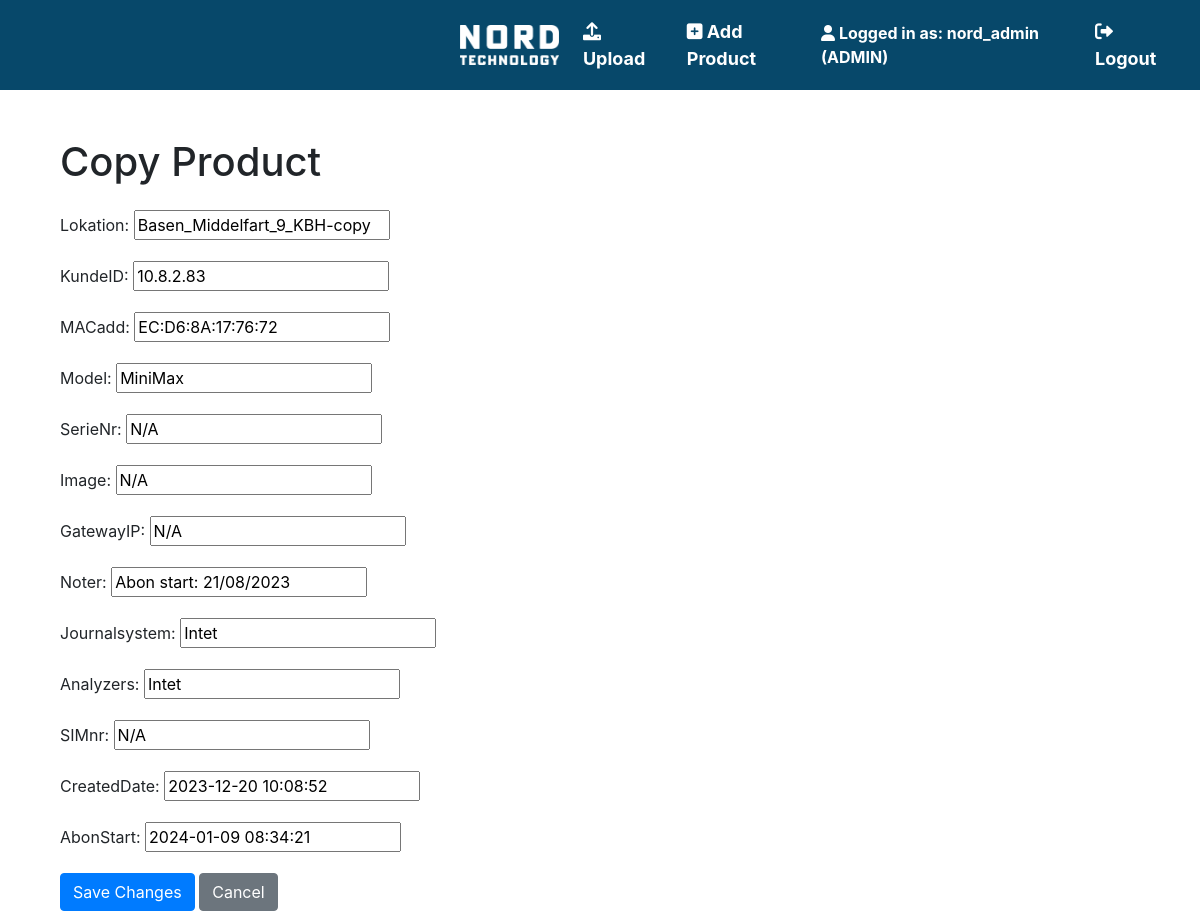
Screenshot of /copy/4/21/ (signed in) with the database file from the repository.
### uploader/models.py (models this page shows, shortened)
class CustomUser(AbstractUser):
    USER_TYPE_CHOICES = (
        ('ADMIN', 'Admin'),
        ('USER', 'User'),
    )
    user_type = models.CharField(choices=USER_TYPE_CHOICES, max_length=10)

class Product(models.Model):
    Lokation = models.CharField(max_length=255, null=True, blank=True)
    KundeID = models.CharField(max_length=255, null=True, blank=True)
    MACadd = models.CharField(max_length=255, null=True, blank=True)
    Model = models.CharField(max_length=255, null=True, blank=True)
    SerieNr = models.CharField(max_length=255, null=True, blank=True)
    GatewayIP = models.CharField(max_length=255, null=True, blank=True)
    Noter = models.CharField(max_length=255, null=True, blank=True)
    Journalsystem = models.CharField(max_length=255, null=True, blank=True)
    Analyzers = models.CharField(max_length=255, null=True, blank=True)
    SIMnr = models.CharField(max_length=255, null=True, blank=True)
    Image = models.CharField(max_length=255, null=True, blank=True)
    company = models.ForeignKey(Company, on_delete=models.CASCADE, db_constraint=True, null=True, blank=True)
    CreatedDate = models.DateTimeField(default=timezone.now, null=True, blank=True)
    AbonStart = models.DateTimeField (default=timezone.now, null=True, blank=True)

### uploader/views.py (the view)
# urls.py: path('copy/<int:company_id>/<int:product_id>/', views.copy_and_edit_data, name='copy_and_edit_data'),
@login_required(login_url='/login/')
def copy_and_edit_data(request, company_id, product_id):
    original_product = get_object_or_404(Product, pk=product_id)
    copied_product = Product(
        Lokation=original_product.Lokation + '-copy',
        KundeID=original_product.KundeID,
        MACadd=original_product.MACadd,
        Model=original_product.Model,
        SerieNr=original_product.SerieNr,
        GatewayIP=original_product.GatewayIP,
        Noter=original_product.Noter,
        Journalsystem=original_product.Journalsystem,
        Analyzers=original_product.Analyzers,
        SIMnr=original_product.SIMnr,
        Image=original_product.Image,
        company=original_product.company,
        CreatedDate=original_product.CreatedDate,
        AbonStart=original_product.AbonStart  # Assign the same company to the copied product
    )
    if request.method == 'POST':
        form = ProductForm(request.POST, instance=copied_product)
        if form.is_valid():
            form.save()
            return redirect('display_data')
    else:
        form = ProductForm(instance=copied_product)
    return render(request, 'copy_and_edit.html', {'form': form, 'company': copied_product.company})

### uploader/forms.py
class ProductForm(ModelForm):
    class Meta:
        model = Product
        fields = ["Lokation", "KundeID", "MACadd", "Model", "SerieNr", "Image", "GatewayIP", "Noter", "Journalsystem", "Analyzers", "SIMnr", "CreatedDate", "AbonStart"]

### uploader/templates/copy_and_edit.html (shortened to what this page needs)
{% extends 'base.html' %}
{% block content %}
<div class="container mt-5">
    <h1 class="mb-4">Copy Product</h1>
    <form method="post">
        <div class="mb-3">
            {{ form.as_p }}
        </div>
        <button type="submit" class="btn btn-primary">Save Changes</button>
        <a href="{% url 'display_data' %}" class="btn btn-secondary">Cancel</a>
    </form>
</div>
{% endblock %}

### uploader/templates/base.html (shortened to what this page needs)
{% load static %}
<!DOCTYPE html>
<html lang="en">
<head>
    <link rel="stylesheet" href="https://stackpath.bootstrapcdn.com/bootstrap/4.5.2/css/bootstrap.min.css">
    <link rel="stylesheet" href="https://cdnjs.cloudflare.com/ajax/libs/font-awesome/6.0.0-beta3/css/all.min.css">
</head>
<body>
    <nav class="navbar navbar-expand-lg navbar-dark" style="background-color: #07486A;">
        <a class="navbar-brand" href="{% url 'display_data' %}">
            <img src="{% static 'images/Nord_logo_hvidt.png' %}" alt="Company Logo" height="40">
        </a>
        <div class="collapse navbar-collapse" id="navbarNav">
            <ul class="navbar-nav ml-auto">
                <li class="nav-item">
                    <a class="nav-link" href="{% url 'upload' %}" style="color: white;">
                        <i class="fas fa-upload"></i> Upload
                    </a>
                <li class="nav-item">
                    <a class="nav-link" href="{% url 'add_product' %}" style="color: white;">
                        <i class="fas fa-plus-square"></i> Add Product
                    </a>
                <li class="nav-item align-self-center">
                    <span class="logged">
                        {% if request.user.is_authenticated %}
                        <i class="fas fa-user"></i> Logged in as: {{ request.user.username }} ({{ request.user.user_type }})
                        {% else %}
                        <i class="fas fa-user-slash"></i> Not logged in
                        {% endif %}
                    </span>
                </li>
                {% if request.user.is_authenticated %}
                <li class="nav-item">
                    <a class="nav-link" href="{% url 'user_logout' %}" style="color: white;">
                        <i class="fas fa-sign-out-alt"></i> Logout
                    </a>
                </li>
                {% endif %}
            </ul>
        </div>
    </nav>
    <div class="container mt-4">
        {% block content %}
        {% endblock %}
    </div>
</body>
</html>

### uploader/templates/base.html (style rules this page uses)
.navbar { background-color: #07486A; padding: 10px; }
.navbar .navbar-brand { color: #ffffff; font-size: 24px; font-weight: bold; padding-left: 450px; }
.navbar ul li a { color: #ffffff; font-size: 18px; font-weight: bold; text-decoration: none; margin-right: 20px; }
.logged { color: white; margin-right: 20px; font-weight: bold; }

### rows the page displays
CustomUser: user.username "nord_admin", user.user_type "ADMIN"
Product: Lokation "Basen_Middelfart_9_KBH-copy", KundeID "10.8.2.83", MACadd "EC:D6:8A:17:76:72", Model "MiniMax", SerieNr "N/A", Image "N/A", GatewayIP "N/A", Noter "Abon start: 21/08/2023", Journalsystem "Intet", Analyzers "Intet", SIMnr "N/A", CreatedDate "2023-12-20 10:08:52", AbonStart "2024-01-09 08:34:21"
